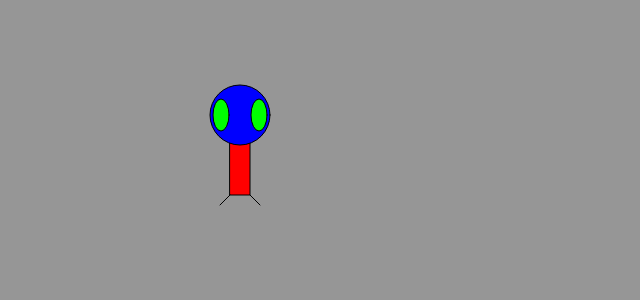
Frame 1 (no input)
Frame 60 (no input): identical to frame 1, image omitted
Frame 120 (the mouse pressed at the canvas centre since frame 60): identical to frame 1, image omitted

The p5.js sketch that drew this single still picture (run headless with seeded random() and noise() and a simulated clock; from frame 60 on, the mouse is pressed at the canvas centre):

// p5.js sketch
// ── sketch.js
function setup() {
  createCanvas(640, 300);
  
}

function draw() {

  background(150);
  
  ellipseMode(CENTER);
  rectMode(CENTER);// 
  
  //Body
  fill(255, 0, 0);
  rect(240, 145, 20, 100);
  
  //Head
  fill(0, 0, 255);
  ellipse(240, 115, 60, 60);
  
  //Eyes
  fill(0, 255, 0);
  ellipse(221, 115, 16, 32);
  ellipse(259, 115, 16, 32);
  
  //Legs
  line(230, 195, 220, 205);
  line(250, 195, 260, 205);
  
}
